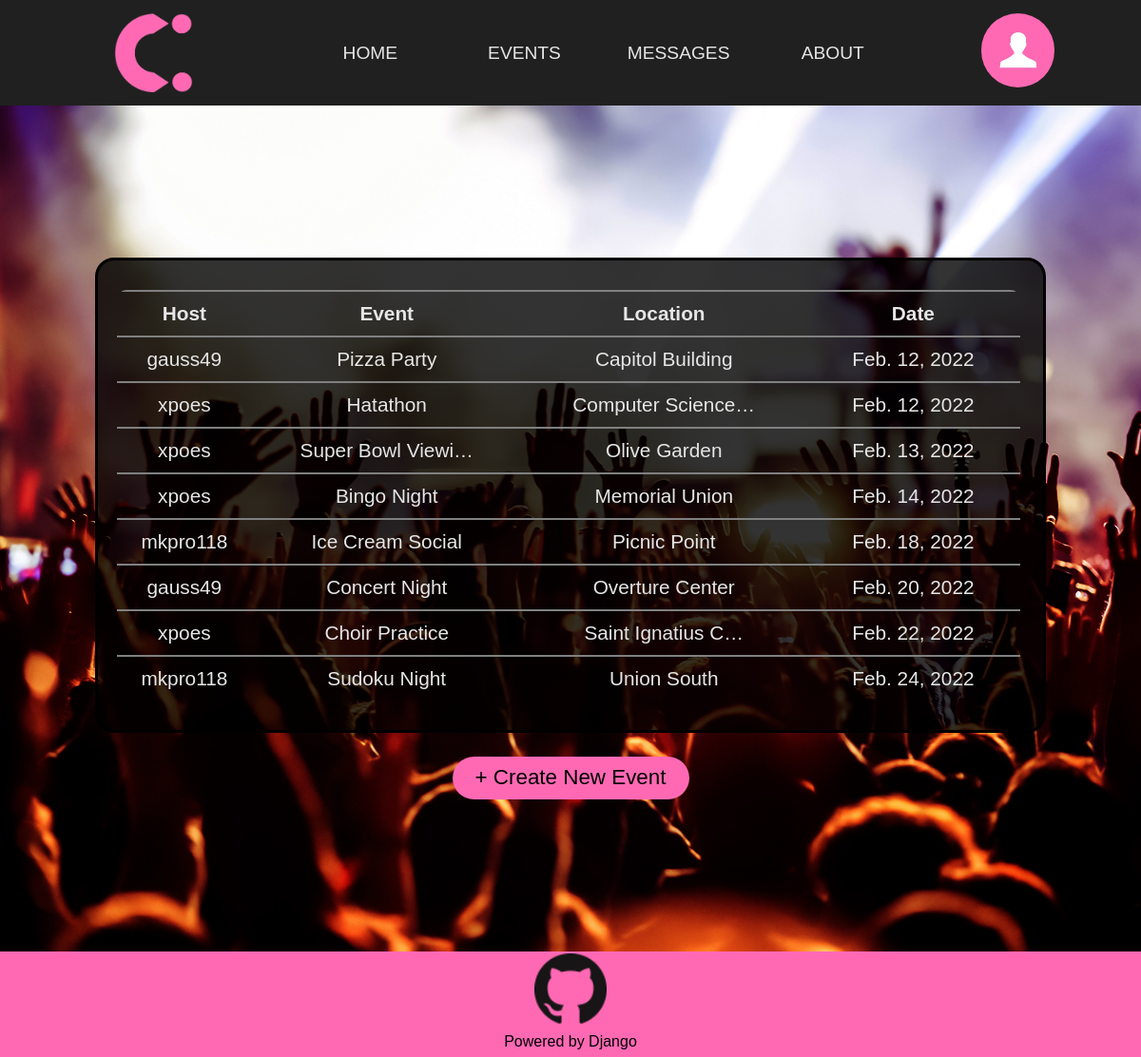
The page /events (signed in) on the database its author committed.
### users/models.py (models this page shows, shortened)
class NewUser(AbstractBaseUser, PermissionsMixin):
    username = models.CharField(max_length=200, blank=False, unique=True)
    email = models.EmailField(max_length=200, blank=False, unique=True)
    date_joined = models.DateField(default=timezone.now)
    is_staff = models.BooleanField(default=False)
    is_active = models.BooleanField(default=True)
    objects = NewAccountManager()
    USERNAME_FIELD = 'username'
    REQUIRED_FIELDS = ['email']
    def __str__(self):
        return self.username

class Profile(models.Model):
    username = models.OneToOneField(NewUser, on_delete=models.CASCADE)
    name = models.CharField(max_length=200, default='anonymous', blank=True, unique=False)
    image = models.ImageField(default='default.jpg', upload_to='profile_pics')
    bio = models.CharField(max_length=200, blank=True)
    location = models.CharField(max_length=300, blank=True)

### interface/models.py (models this page shows, shortened)
class Events(models.Model):
    title = models.CharField(max_length=200, blank=False, unique=True, default='')
    date = models.DateField(blank=True, null=True)
    location = models.CharField(max_length=300, blank=False, unique=False, default='')
    attendance_count = models.IntegerField(blank=False, default=1)
    description = models.CharField(max_length=500, blank=False, default='')
    cost = models.IntegerField(blank=True, default=0)
    capacity = models.IntegerField(blank=True, default=0)
    host = models.ForeignKey(NewUser, on_delete=models.CASCADE)

### interface/views.py (the view)
# urls.py: path('events', views.events, name='events'),
def events(request):
    context = {
        'site_title': 'Events - Connectio',
        'events': Events.objects.all().order_by('date')
    }
    return render(request, 'interface/events.html', context)

### interface/templates/interface/events.html (shortened to what this page needs)
{% extends 'interface/base.html' %}
{% load static %}
{% block styles %}
    <link rel="stylesheet" href="{% static 'interface/events.css' %}">
{% endblock styles %}
{% block content %}
<div class="box">
    <div class="row">
        <div class="row2">
            <table>
                <tr>
                    <th>
                        Host
                    </th>
                    <th>
                        Event
                    </th>
                    <th>
                        Location
                    </th>
                    <th>
                        Date
                    </th>
                </tr>
            {% for event in events %}
                <tr data-title="{{event.title}}"
                data-date="{{event.date}}"
                data-location="{{event.location}}"
                data-host="{{event.host}}"
                data-description="{{event.description}}"
                data-attendance="{{event.attendance_count}}"
                data-cost="{{event.cost}}"
                data-capacity="{{event.capacity}}">
                    <td data-title>{{ event.host|truncatechars:12 }}</td><td>{{ event.title|truncatechars:17 }}</td> <td>{{ event.location|truncatechars:17 }}</td>  <td>{{     event.date }}</td>
                </tr>
                {% endfor %}
            </table>
        </div>
    </div>
</div>
<a href="{% url 'create' %}">
    <button class="create-event-btn">
            + Create New Event
    </button>
</a>
{% endblock content %}

### interface/templates/interface/base.html (shortened to what this page needs)
{% load static %}
<!DOCTYPE html>
<html lang="en">
<head>
    <link rel="stylesheet" href="{% static 'interface/main.css' %}">
    {% block styles %}
    {% endblock styles %}
</head>
<body>
    <header>
        <nav>
            <ul>
                <li class="logo-container" title="Home">
                    <a href="{% url 'home' %}">
                    </a>
                </li>
                <li class="home-container">
                    <a class="nav-links" href="{% url 'home' %}">
                        home
                    </a>
                </li>
                <li class="events-container">
                    <a class="nav-links" href="{% url 'events' %}">
                        events
                    </a>
                </li>
                <li class="messages-container">
                    <a class="nav-links" href="{% url 'chat-home' %}">
                        messages
                    </a>
                </li>
                <li class="about-container">
                    <a class="nav-links" href="{% url 'about' %}">
                        about
                    </a>
                </li>
                {% if user.is_authenticated %}
                    <li class="profile-container">
                        <a class="nav-links" href="{% url 'profile' request.user.profile.username %}">
                            <img src="{{ request.user.profile.image.url }}" alt="user image">
                        </a>
                    </li>
                {% endif %}
            </ul>
        </nav>
    </header>
    <main>
        {% block content %}
        {% endblock content %}
    </main>
    <footer>
        <a href="https://github.com/mkpro118/hatathon-v2" target="_blank" title="Links to GitHub">
        </a>
        <p>Powered by Django</p>
    </footer>
</body>
</html>

### interface/static/interface/main.css (style rules this page uses)
*, *::before, *::after { margin: 0; padding: 0; box-sizing: border-box; }
:root { --background-color: hsl(0, 0%, 12.5%); --font-color: hsl(0, 0%, 90%); height: 100%; width: 100%; font-family: Verdana, Tahoma, sans-serif; }
body { height: 100%; width: 100%; background: var(--background-color); }
header { height: 10vh; }
nav, ul { height: 100%; margin-inline: 1rem; }
nav > ul { text-transform: uppercase; }
ul { list-style: none; display: flex; gap: 2em; align-items: center; justify-content: space-between; }
li.logo-container { flex: 2; display: flex; justify-content: center; align-items: center; }
li.home-container, li.events-container, li.messages-container, li.about-container, li.profile-container { flex: 1; text-align: center; color: var(--font-color); }
li.profile-container { flex: 1.5; }
li.profile-container img { aspect-ratio: 1 / 1; height: 7vh; border-radius: 50%; }
li.logo-container > a { background: url('images/connectio-pink-logo.png'); aspect-ratio: 1 / 1; display: inline-block; height: calc(0.75 * 10vh); background-size: cover; }
.nav-links { text-align: center; text-decoration: none; color: var(--font-color); font-size: 1.2rem; position: relative; }
.nav-links:not([href*="profile"])::after { position: absolute; content: ""; inset: 0; top: calc(100% - 2px); background: hotpink; width: 100%; transform: scaleX(0); transition: transform 500ms ease-in-out; transform-origin: center center; }
main { min-height: calc(100% - calc(10vh + 10vh)); background: url('images/event.jpg'); background-size: cover; background-position: center; }
footer { height: 10vh; background: hotpink; display: flex; gap: 0.5em; flex-direction: column; justify-content: center; align-items: center; }
footer > a { background: url('./images/github-logo.png'); background-size: contain; background-position: center center; flex: 3; aspect-ratio: 1 / 1; margin-top: 2px; }
footer > p { flex: 1; }

### interface/static/interface/events.css (style rules this page uses)
main { display:flex; justify-content: center; align-items:center; font-size:1.3rem; flex-direction:column; padding-top:20px; padding-bottom:20px; gap: 25px; }
.box { height: 500px; width: 1000px; color:var(--font-color); border: solid 3px black; text-align: center; background: rgba(0, 0, 0, 0.8); border-radius:20px; }
.row { margin: 20px; height:90%; display: flex; align-items: center; justify-content: space-between; }
.row2 { flex-basis: 950px; border-radius: 10px; width: 450px; height: 95%; overflow: auto; overflow-x: hidden; }
table { width: 100%; height: 95%; border-collapse: collapse; }
table tr { height: 3rem; border-top: 2px solid grey; }
.create-event-btn { font-size: 1.4rem; background: hotpink; outline: none; border: none; border-radius: 999px; padding: .6rem 1.5rem; }

### rows shown on the page
NewUser: user.profile.image (placeholder picture)
Events: host "gauss49", title "Pizza Party", location "Capitol Building", date "Feb. 12, 2022"
Events: host "xpoes", title "Hatathon", location "Computer Science…", date "Feb. 12, 2022"
Events: host "xpoes", title "Super Bowl Viewi…", location "Olive Garden", date "Feb. 13, 2022"
Events: host "xpoes", title "Bingo Night", location "Memorial Union", date "Feb. 14, 2022"
Events: host "mkpro118", title "Ice Cream Social", location "Picnic Point", date "Feb. 18, 2022"
Events: host "gauss49", title "Concert Night", location "Overture Center", date "Feb. 20, 2022"
Events: host "xpoes", title "Choir Practice", location "Saint Ignatius C…", date "Feb. 22, 2022"
Events: host "mkpro118", title "Sudoku Night", location "Union South", date "Feb. 24, 2022"
